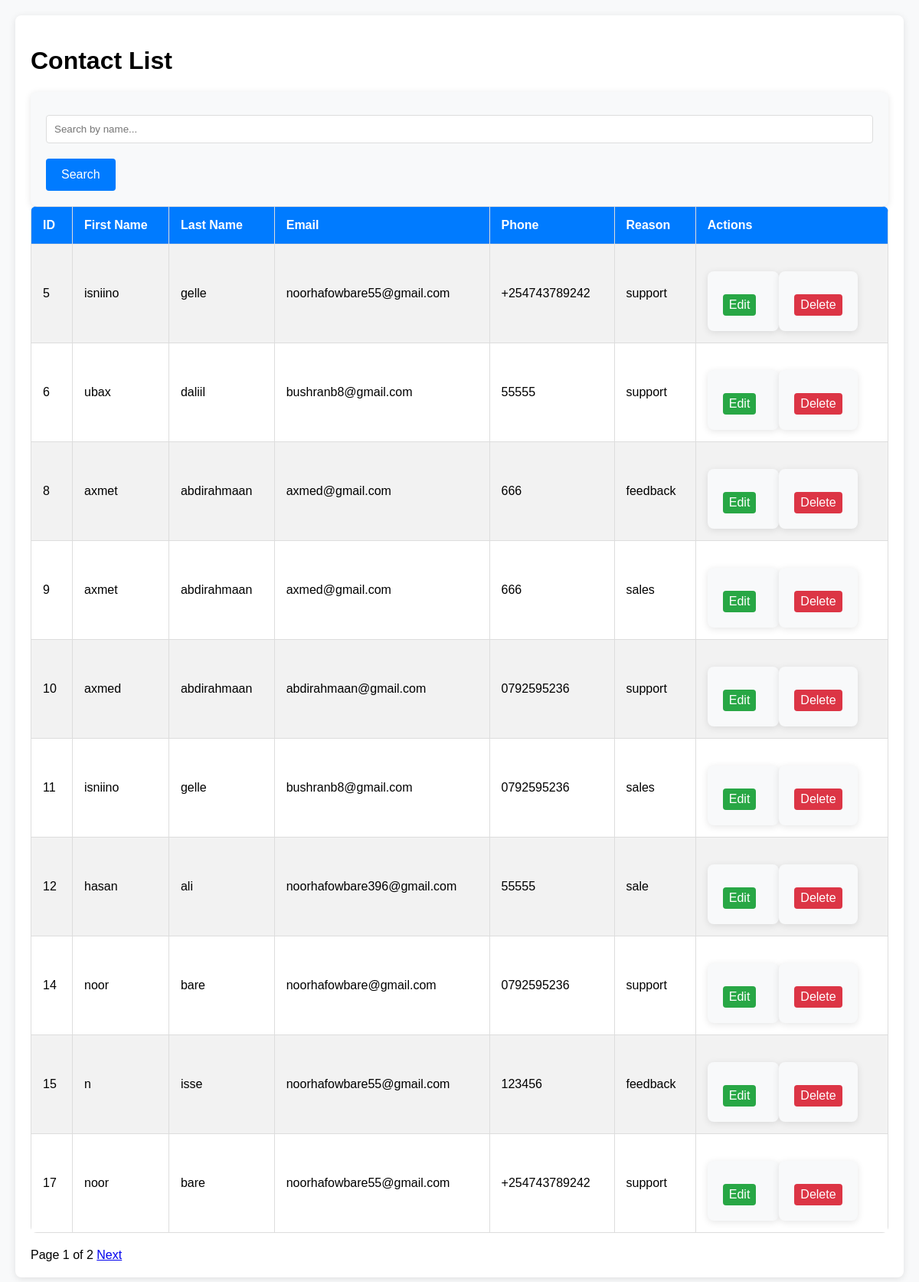
The app's page /admin/contacts with its own data.
### tables this page shows
CREATE TABLE contacts (
                    id INTEGER PRIMARY KEY AUTOINCREMENT,
                    first_name TEXT NOT NULL,
                    last_name TEXT NOT NULL,
                    email TEXT NOT NULL,
                    phone TEXT NOT NULL,
                    reason TEXT NOT NULL
                );

### app.py (the view)
@app.route('/admin/contacts')
def view_contacts():
    search = request.args.get('search', '')
    page = request.args.get('page', 1, type=int)
    per_page = 10
    offset = (page - 1) * per_page
    conn = get_db_connection()
    query = 'SELECT * FROM contacts WHERE first_name LIKE ? OR last_name LIKE ? LIMIT ? OFFSET ?'
    search_param = f"%{search}%"
    contacts = conn.execute(query, (search_param, search_param, per_page, offset)).fetchall()
    total_query = 'SELECT COUNT(*) FROM contacts WHERE first_name LIKE ? OR last_name LIKE ?'
    total = conn.execute(total_query, (search_param, search_param)).fetchone()[0]
    conn.close()
    return render_template('contacts.html', contacts=contacts, page=page, per_page=per_page, total=total)

### app.py (called while the page is built)
def get_db_connection():
    conn = sqlite3.connect('database.db')
    conn.row_factory = sqlite3.Row
    return conn

### templates/contacts.html (shortened to what this page needs)
<!DOCTYPE html>
<html lang="en">
  <head>
    <link
      rel="stylesheet"
      href="{{ url_for('static', filename='css/admin.css') }}"
    />
  </head>
  <body>
    <div class="container">
      <h1>Contact List</h1>
      <div class="search-container">
        <form action="{{ url_for('view_contacts') }}" method="GET">
          <input
            type="text"
            name="search"
            placeholder="Search by name..."
            value="{{ request.args.get('search', '') }}"
          />
          <button type="submit">Search</button>
        </form>
      </div>
      <table>
        <tr>
          <th>ID</th>
          <th>First Name</th>
          <th>Last Name</th>
          <th>Email</th>
          <th>Phone</th>
          <th>Reason</th>
          <th>Actions</th>
        </tr>
        {% for contact in contacts %}
        <tr>
          <td>{{ contact.id }}</td>
          <td>{{ contact.first_name }}</td>
          <td>{{ contact.last_name }}</td>
          <td>{{ contact.email }}</td>
          <td>{{ contact.phone }}</td>
          <td>{{ contact.reason }}</td>
          <td>
            <div class="actions">
              <form
                action="{{ url_for('edit_contact', id=contact.id) }}"
                method="GET"
                style="display: inline"
              >
                <button class="edit" type="submit">Edit</button>
              </form>
              <form
                action="{{ url_for('delete_contact', id=contact.id) }}"
                method="POST"
                style="display: inline"
                onsubmit="return confirm('Are you sure you want to delete this contact?');"
              >
                <button class="delete" type="submit">Delete</button>
              </form>
            </div>
          </td>
        </tr>
        {% endfor %}
      </table>
      <div class="pagination">
        <span
          >Page {{ page }} of {{ (total // per_page) + (1 if total % per_page >
          0 else 0) }}</span
        >
        {% if page < (total // per_page) + (1 if total % per_page > 0 else 0) %}
        <a
          href="{{ url_for('view_contacts', page=page+1, search=request.args.get('search', '')) }}"
          >Next</a
        >
        {% endif %}
      </div>
    </div>
  </body>
</html>

### static/css/admin.css (style rules this page uses)
body { font-family: Arial, sans-serif; background-color: #f8f9fa; margin: 0; padding: 20px; }
.container { max-width: 1200px; margin: 0 auto; padding: 20px; background-color: white; border-radius: 8px; box-shadow: 0 2px 10px rgba(0, 0, 0, 0.1); }
table { width: 100%; border-collapse: collapse; margin-bottom: 20px; background-color: white; border-radius: 8px; overflow: hidden; }
table th, table td { padding: 15px; border: 1px solid #ddd; text-align: left; }
table th { background-color: #007bff; color: white; font-size: 16px; }
table tr:nth-child(even) { background-color: #f2f2f2; }
button.edit { background-color: #28a745; color: white; border: none; padding: 5px 8px; border-radius: 4px; cursor: pointer; margin-right: 10px; }
button.delete { background-color: #dc3545; color: white; border: none; padding: 5px 8px; border-radius: 4px; cursor: pointer; }
.actions { display: flex; justify-content: flex-start; align-items: center; }
form { margin-top: 20px; background-color: #f8f9fa; padding: 20px; border-radius: 8px; box-shadow: 0 2px 10px rgba(0, 0, 0, 0.1); }
form input, form select, form textarea { width: 100%; padding: 10px; margin: 10px 0; border: 1px solid #ddd; border-radius: 4px; box-sizing: border-box; }
form button { background-color: #007bff; color: white; padding: 12px 20px; border: none; border-radius: 4px; cursor: pointer; font-size: 16px; margin-top: 10px; }

### records on screen
contacts: id "5", first_name "isniino", last_name "gelle", email "noorhafowbare55@gmail.com", phone "+254743789242", reason "support"
contacts: id "6", first_name "ubax", last_name "daliil", email "bushranb8@gmail.com", phone "55555", reason "support"
contacts: id "8", first_name "axmet", last_name "abdirahmaan", email "axmed@gmail.com", phone "666", reason "feedback"
contacts: id "9", first_name "axmet", last_name "abdirahmaan", email "axmed@gmail.com", phone "666", reason "sales"
contacts: id "10", first_name "axmed", last_name "abdirahmaan", email "abdirahmaan@gmail.com", phone "0792595236", reason "support"
contacts: id "11", first_name "isniino", last_name "gelle", email "bushranb8@gmail.com", phone "0792595236", reason "sales"
contacts: id "12", first_name "hasan", last_name "ali", email "noorhafowbare396@gmail.com", phone "55555", reason "sale"
contacts: id "14", first_name "noor", last_name "bare", email "noorhafowbare@gmail.com", phone "0792595236", reason "support"
contacts: id "15", first_name "n", last_name "isse", email "noorhafowbare55@gmail.com", phone "123456", reason "feedback"
contacts: id "17", first_name "noor", last_name "bare", email "noorhafowbare55@gmail.com", phone "+254743789242", reason "support"

### other values on screen
{{ page }} "1"
{{ (total // per_page) + (1 if total % per_page >
          0 else 0) }} "2"
